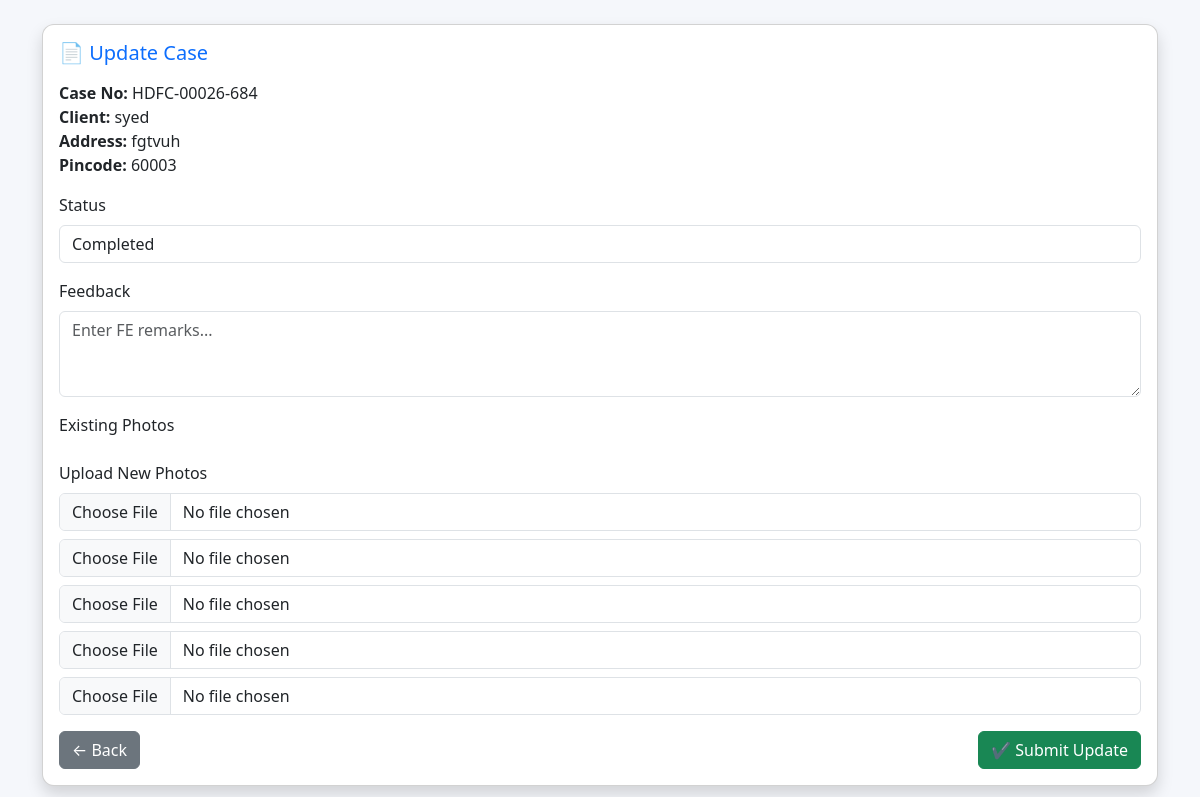
The app's page /update_case/27 (signed in) with its own data.
### tables this page shows
CREATE TABLE cases (
        id INTEGER PRIMARY KEY AUTOINCREMENT,
        case_number TEXT,
        ref_no TEXT,
        application_no TEXT,
        client_name TEXT,
        cpv_type TEXT,
        bank_name TEXT,
        portal_type TEXT,

        address TEXT,
        landmark TEXT,
        city TEXT,
        state TEXT,
        pincode TEXT,

        residence_type TEXT,
        family_status TEXT,
        verification_status TEXT,
        final_status TEXT,

        assigned_agent TEXT,
        status TEXT,
        priority TEXT,

        initiation_date TEXT,
        created_time TEXT,
        assigned_time TEXT,

        feedback TEXT,
        photo_path TEXT,

        latitude TEXT,
        longitude TEXT
    , agency TEXT, map_link TEXT, photo1 TEXT, photo2 TEXT, photo3 TEXT, photo4 TEXT, photo5 TEXT, locality TEXT, accessibility TEXT, person_met TEXT, years_at_residence TEXT, ownership TEXT, vehicle TEXT, living_standard TEXT, visit_date TEXT, document_photo TEXT);

### app.py (the view, shortened to what this page needs)
@app.route("/update_case/<int:case_id>", methods=["GET","POST"])
def update_case(case_id):
    if "user" not in session:
        return redirect(url_for("login"))
    conn = sqlite3.connect(db_path)
    conn.row_factory = sqlite3.Row
    cursor = conn.cursor()
    cursor.execute("SELECT * FROM cases WHERE id=?", (case_id,))
    case = cursor.fetchone()
    conn.close()
    return render_template("update_case.html", case=case)

### templates/update_case.html (shortened to what this page needs)
<!DOCTYPE html>
<html>
<head>
    <link href="https://cdn.jsdelivr.net/npm/bootstrap@5.3.2/dist/css/bootstrap.min.css" rel="stylesheet">
</head>
<body>
<div class="container mt-4">
    <div class="card shadow p-3">
        <h5 class="mb-3 text-primary">📄 Update Case</h5>
        <div class="mb-3">
            <strong>Case No:</strong> {{ case['case_number'] }} <br>
            <strong>Client:</strong> {{ case['client_name'] }} <br>
            <strong>Address:</strong> {{ case['address'] }} <br>
            <strong>Pincode:</strong> {{ case['pincode'] }}
        </div>
        <form method="POST" enctype="multipart/form-data">
            <div class="mb-3">
                <label class="form-label">Status</label>
                <select name="status" class="form-control">
                    <option {% if case['status']=="Completed" %}selected{% endif %}>Completed</option>
                </select>
            </div>
            <div class="mb-3">
                <label class="form-label">Feedback</label>
                <textarea name="feedback" class="form-control" rows="3"
                placeholder="Enter FE remarks...">{{ case['feedback'] }}</textarea>
            </div>
            <div class="mb-3">
                <label class="form-label">Existing Photos</label><br>
            </div>
            <div class="mb-3">
                <label class="form-label">Upload New Photos</label>
                <input type="file" name="photo1" class="form-control mb-2">
                <input type="file" name="photo2" class="form-control mb-2">
                <input type="file" name="photo3" class="form-control mb-2">
                <input type="file" name="photo4" class="form-control mb-2">
                <input type="file" name="photo5" class="form-control mb-2">
            </div>
            <div class="d-flex justify-content-between">
                <a href="/dashboard" class="btn btn-secondary">
                    ← Back
                </a>
                <button class="btn btn-success">
                    ✔ Submit Update
                </button>
            </div>
        </form>
    </div>
</div>
</body>
</html>

### templates/update_case.html (style rules this page uses)
body { background-color: #f5f7fb; }
.card { border-radius: 12px; }

### records on screen
cases: case_number "HDFC-00026-684", client_name "syed", address "fgtvuh", pincode "60003", status "Completed"
